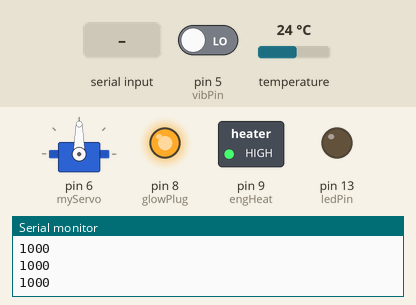
The sketch below on a simulated Arduino Uno, built with avr-gcc and run on an emulated ATmega328P. Parts: servo, switched loads named in the sketch (green lamp = pin HIGH), output pins drawn as LEDs (lit = HIGH), the last lines printed to the serial monitor. The inputs (shaded band) are chosen by the test bench; at power-on: pin 5 (vibPin) LOW, temperature 24 °C.

Above: at 1.2 s.
1.3 s: "1111\n" received over the second serial link
At 1.45 s:
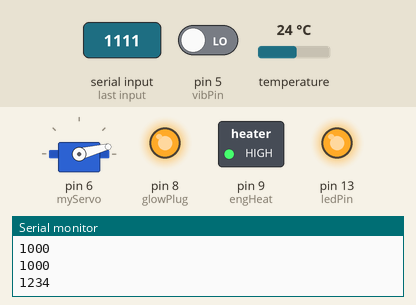
At 3.9 s:
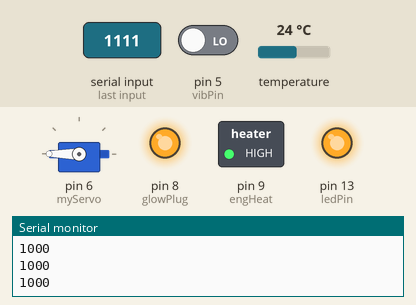
Timing chart, 0 to 5.4 s (numbered marks = the images above; inputs shaded):
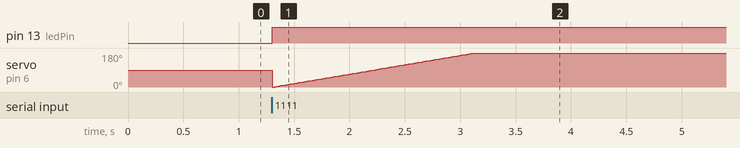

The sketch:

ALS_RX.ino
```cpp
#include <SoftwareSerial.h>
#include <OneWire.h>
#include <DallasTemperature.h>
#include <Servo.h>

SoftwareSerial mySerial(2, 3); // RX, TX

Servo myServo;

#define ONE_WIRE_BUS 4

int vibPin = 5;

int servoPosn = 0;

#define glowPlug 8
#define engHeat 9

int ledPin = 13;

unsigned long last = millis();//set timer

float temp = 0.00;

float temp_1;

int tempPin = 0;

int i = 0;

// Setup a OneWire instance to communicate with any OneWire Devices
//(not just Maxim/Dallas temperature ICs)

OneWire oneWire(ONE_WIRE_BUS);

//Pass our oneWire reference to Dallas Temperature

DallasTemperature sensors(&oneWire);

void setup() {
  Serial.begin(9600);
  mySerial.begin(9600);
  pinMode(ledPin, OUTPUT);
  pinMode(vibPin, INPUT);
  sensors.begin();
  myServo.attach(6);
  pinMode(glowPlug, OUTPUT);
  pinMode(engHeat, OUTPUT);

  digitalWrite(glowPlug, HIGH);
  digitalWrite(engHeat, HIGH);
}

void loop() {

  i++;

  boolean ledState = digitalRead(ledPin);//check if the LED is turned on or off. Returns 1 or 0

  int val;


  if ( i == 50)
  {
    // call sensors.requestTemperatures() to issue a global temperature
    // request to all devices on the bus
    //Serial.print("Requesting temperatures...");

    sensors.requestTemperatures();
    // Send the command to get temperature readings

    //Serial.println("DONE");

    // read analog volt from sensor and save to variable temp

    temp = sensors.getTempCByIndex(0);

    i = 0;
  }


  temp_1 = 1000.00 + temp;

  //Serial.println(val);

  mySerial.println(int(temp_1));
  Serial.println(int(temp_1));
  delay(20);
  //send unique code to the receiver in this case 1000 + temp

  if (val == 1)
  {
    temp_1 = temp_1 + 100;
    delay(20);
    Serial.println("vib = ON");
  }

 // Serial.print("Temperature = ");
  //Serial.print(temp); // display temperature value
  //Serial.print("*C");
  //Serial.println();


  if(mySerial.available() > 1){
    int input = mySerial.parseInt();//read serial input and convert to integer (-32,768 to 32,767)
    Serial.print("1234");
    if(millis() - last > 250)
    {
      //if time now is 250 milliseconds greater than last time
      if(ledState == 0 && input == 1111)
      {

        //if LED is off and button code is ok
          digitalWrite(ledPin, HIGH);
          for (servoPosn = 0; servoPosn <=180; servoPosn +=1)
          {
            myServo.write(servoPosn);
            delay(10);
          }
      }
      else if(ledState == 1 && input == 1111)
      {
        //if LED is on and button code is ok
          digitalWrite(ledPin, LOW);
          for (servoPosn=180; servoPosn >= 0; servoPosn -=1)
          {
            myServo.write(servoPosn);
            delay(10);
          }
      }

    }

    mySerial.flush();//clear the serial buffer for unwanted inputs
    last = millis();//reset timer
  }
  delay(20);//delay little for better serial communication
  val = digitalRead(vibPin);

}
```

Measured:
- after the input at 1.3 s, pin 13 (ledPin): LOW → HIGH at once
